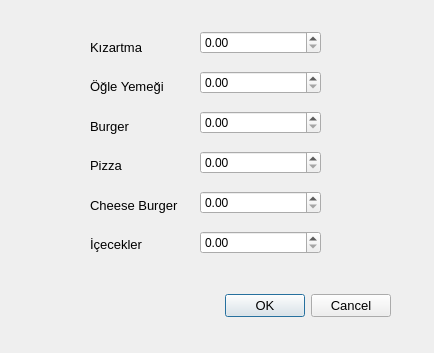
<?xml version="1.0" encoding="UTF-8"?>
<ui version="4.0">
 <class>FiyatlarDialog</class>
 <widget class="QDialog" name="FiyatlarDialog">
  <property name="geometry">
   <rect>
    <x>0</x>
    <y>0</y>
    <width>434</width>
    <height>353</height>
   </rect>
  </property>
  <property name="windowTitle">
   <string>Dialog</string>
  </property>
  <widget class="QDialogButtonBox" name="buttonBox">
   <property name="geometry">
    <rect>
     <x>50</x>
     <y>290</y>
     <width>341</width>
     <height>32</height>
    </rect>
   </property>
   <property name="font">
    <font>
     <pointsize>10</pointsize>
    </font>
   </property>
   <property name="orientation">
    <enum>Qt::Orientation::Horizontal</enum>
   </property>
   <property name="standardButtons">
    <set>QDialogButtonBox::StandardButton::Cancel|QDialogButtonBox::StandardButton::Ok</set>
   </property>
  </widget>
  <widget class="QWidget" name="verticalLayoutWidget">
   <property name="geometry">
    <rect>
     <x>90</x>
     <y>30</y>
     <width>113</width>
     <height>231</height>
    </rect>
   </property>
   <layout class="QVBoxLayout" name="verticalLayout">
    <item>
     <widget class="QLabel" name="label">
      <property name="font">
       <font>
        <pointsize>10</pointsize>
       </font>
      </property>
      <property name="text">
       <string>Kızartma</string>
      </property>
     </widget>
    </item>
    <item>
     <widget class="QLabel" name="label_2">
      <property name="font">
       <font>
        <pointsize>10</pointsize>
       </font>
      </property>
      <property name="text">
       <string>Öğle Yemeği</string>
      </property>
     </widget>
    </item>
    <item>
     <widget class="QLabel" name="label_3">
      <property name="font">
       <font>
        <pointsize>10</pointsize>
       </font>
      </property>
      <property name="text">
       <string>Burger</string>
      </property>
     </widget>
    </item>
    <item>
     <widget class="QLabel" name="label_4">
      <property name="font">
       <font>
        <pointsize>10</pointsize>
       </font>
      </property>
      <property name="text">
       <string>Pizza</string>
      </property>
     </widget>
    </item>
    <item>
     <widget class="QLabel" name="label_5">
      <property name="font">
       <font>
        <pointsize>10</pointsize>
       </font>
      </property>
      <property name="text">
       <string>Cheese Burger</string>
      </property>
     </widget>
    </item>
    <item>
     <widget class="QLabel" name="label_6">
      <property name="font">
       <font>
        <pointsize>10</pointsize>
       </font>
      </property>
      <property name="text">
       <string>İçecekler</string>
      </property>
     </widget>
    </item>
   </layout>
  </widget>
  <widget class="QWidget" name="verticalLayoutWidget_2">
   <property name="geometry">
    <rect>
     <x>200</x>
     <y>20</y>
     <width>121</width>
     <height>251</height>
    </rect>
   </property>
   <layout class="QVBoxLayout" name="verticalLayout_2">
    <item>
     <widget class="QDoubleSpinBox" name="spinKizartma"/>
    </item>
    <item>
     <widget class="QDoubleSpinBox" name="spinOgle"/>
    </item>
    <item>
     <widget class="QDoubleSpinBox" name="spinBurger"/>
    </item>
    <item>
     <widget class="QDoubleSpinBox" name="spinPizza"/>
    </item>
    <item>
     <widget class="QDoubleSpinBox" name="spinCheeseBurger"/>
    </item>
    <item>
     <widget class="QDoubleSpinBox" name="spinIcecekler"/>
    </item>
   </layout>
  </widget>
 </widget>
 <resources/>
 <connections>
  <connection>
   <sender>buttonBox</sender>
   <signal>accepted()</signal>
   <receiver>FiyatlarDialog</receiver>
   <slot>accept()</slot>
   <hints>
    <hint type="sourcelabel">
     <x>248</x>
     <y>254</y>
    </hint>
    <hint type="destinationlabel">
     <x>157</x>
     <y>274</y>
    </hint>
   </hints>
  </connection>
  <connection>
   <sender>buttonBox</sender>
   <signal>rejected()</signal>
   <receiver>FiyatlarDialog</receiver>
   <slot>reject()</slot>
   <hints>
    <hint type="sourcelabel">
     <x>316</x>
     <y>260</y>
    </hint>
    <hint type="destinationlabel">
     <x>286</x>
     <y>274</y>
    </hint>
   </hints>
  </connection>
 </connections>
</ui>
